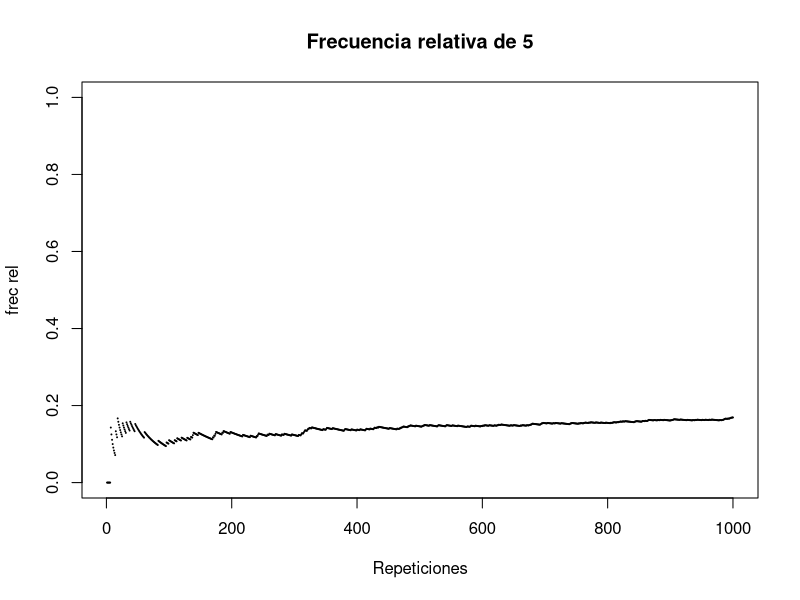
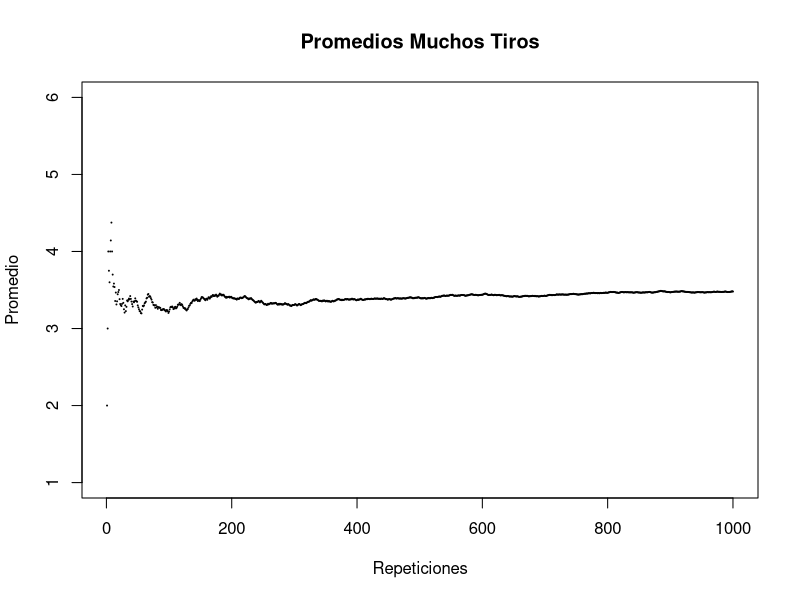
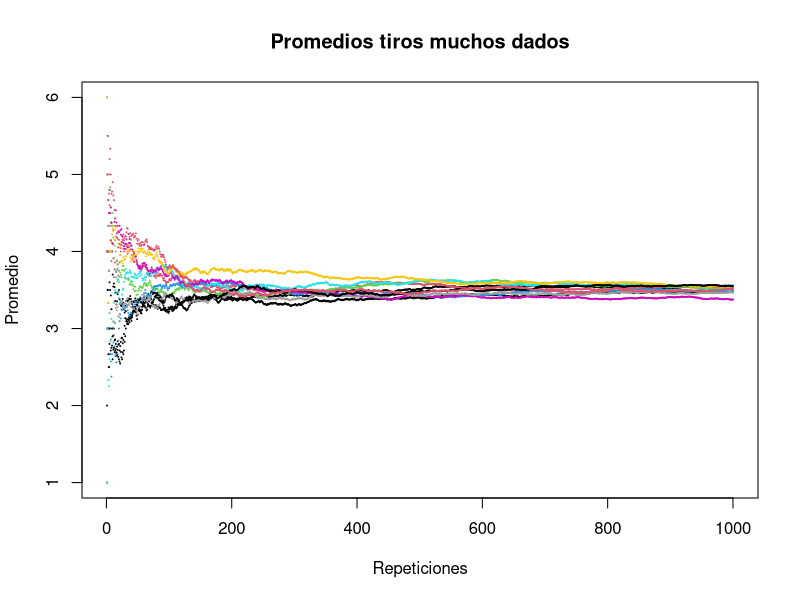

These charts were generated, in order, by the following R code:
## ---- chunk 1
dado <- c(1:6)
sum(dado / 6)
## ---- chunk 2
reps <- 1000

muchosdados <- sample(x = dado, size = reps, replace = TRUE)
## ---- chunk 3
frecrelativadado5vec <- rep(NA, reps)

for (n in 1:reps) {
    frecrelativadado5vec[n] <- mean(muchosdados[1:n] == 5)
}
## ---- chunk 4
plot(seq(1:reps), frecrelativadado5vec, cex = 0.1, ylim = c(0, 1),
     xlab = "Repeticiones", ylab = "frec rel", 
     main = "Frecuencia relativa de 5")
## ---- chunk 5
promediosdadovec <- rep(NA, reps)
for (n in 1:reps){
    promediosdadovec[n] <- mean(muchosdados[1:n])
}
## ---- chunk 6
plot(seq(1:reps), promediosdadovec, cex = 0.1, ylim = c(1, 6), 
     xlab = "Repeticiones", ylab = "Promedio", 
     main = "Promedios Muchos Tiros")
## ---- chunk 7
promediosdadovec[reps]
## ---- chunk 8

plot(seq(1:reps), promediosdadovec, cex = 0.1, ylim = c(1, 6), 
     xlab = "Repeticiones", ylab = "Promedio", 
     main = "Promedios tiros muchos dados")

N_gen <- 10

for (j in 1:N_gen) {

    muchosdados <- sample(x = dado, size = reps, replace = TRUE)

    promediosdadovec <- rep(NA, reps)
    for (n in 1:reps) {
        promediosdadovec[n] <- mean(muchosdados[1:n])
    }

    points(seq(1:reps), promediosdadovec, cex = 0.1, col = j)
}
